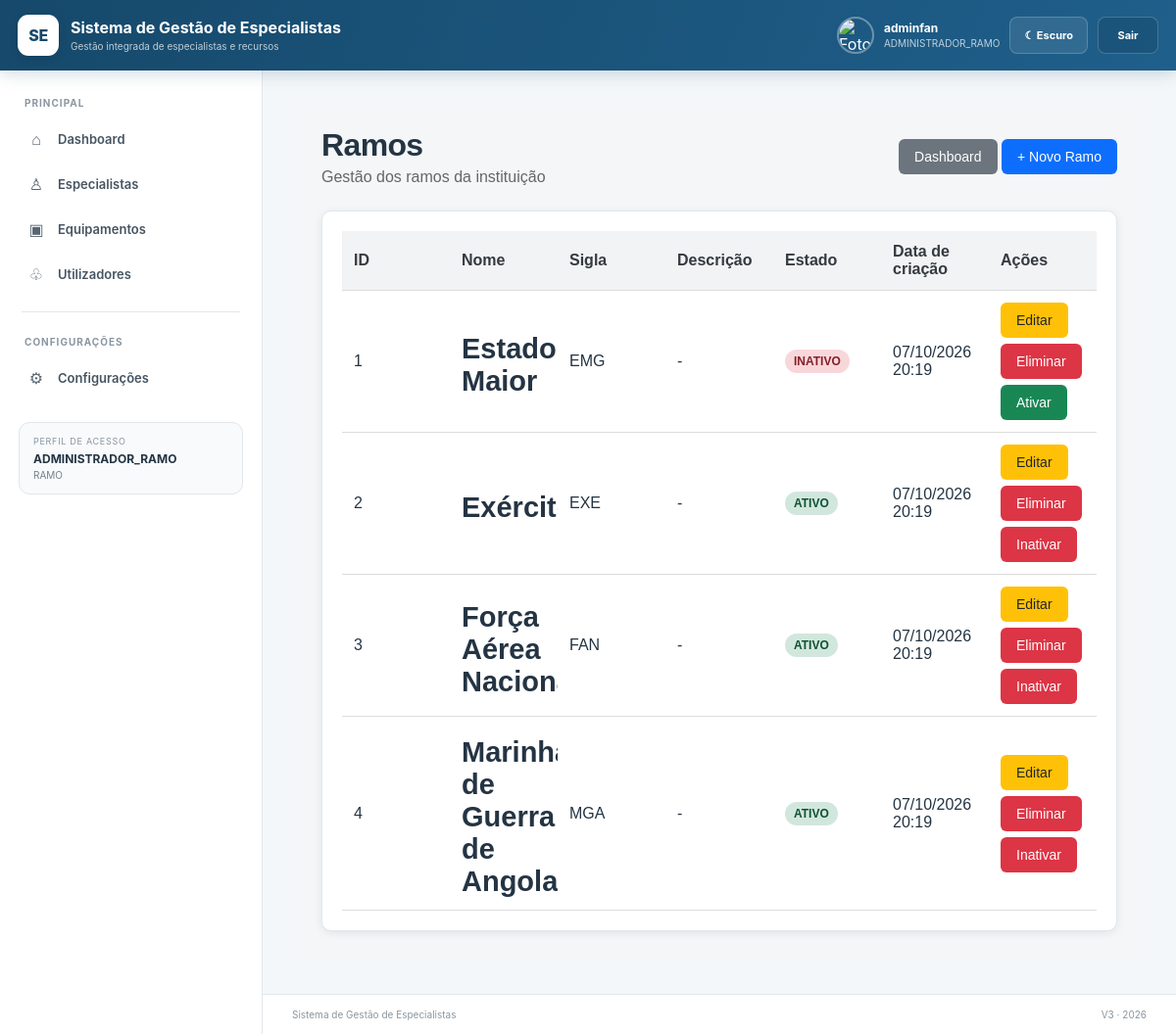
The app's page /modulos/configuracoes/ramos.php (signed in) with its own data.
### tables this page shows
CREATE TABLE `ramo` (
  `id_ramo` int(11) NOT NULL,
  `nome` varchar(150) NOT NULL,
  `sigla` varchar(30) NOT NULL,
  `descricao` text DEFAULT NULL,
  `logo` varchar(500) DEFAULT NULL,
  `imagem_fundo` varchar(500) DEFAULT NULL,
  `cor_principal` varchar(20) DEFAULT NULL,
  `ordem` int(11) NOT NULL DEFAULT 99,
  `cor_secundaria` varchar(20) DEFAULT NULL,
  `estado` enum('ATIVO','INATIVO') NOT NULL DEFAULT 'ATIVO',
  `data_criacao` datetime NOT NULL DEFAULT current_timestamp()
);

### App/config.php (called while the page is built, shortened)
<?php
function app_base_url(): string {
    $script = str_replace('\\','/', $_SERVER['SCRIPT_NAME'] ?? '');
    $pos = strpos($script, '/modulos/');
    if ($pos !== false) return substr($script, 0, $pos);
    $public = dirname($script);
    return $public === '/' || $public === '\\' || $public === '.' ? '' : rtrim($public, '/');
}
function app_url(string $path=''): string {
    $base = app_base_url();
    return $base . '/' . ltrim($path, '/');
}

### public/modulos/configuracoes/ramos.php (the view, shortened to what this page needs)
<?php
$pdo = db();
$stmt = $pdo->query("
    SELECT
        id_ramo,
        nome,
        sigla,
        descricao,
        estado,
        data_criacao
    FROM ramo
    ORDER BY nome ASC
");
$ramos = $stmt->fetchAll(PDO::FETCH_ASSOC);
function h($valor)
{
    return htmlspecialchars(
        (string)$valor,
        ENT_QUOTES,
        'UTF-8'
    );
}
require __DIR__ . '/../../layout/header.php';
?>
<div class="module-page module-ramos">
<div class="container">
    <div class="topo">
        <div>
            <h1>Ramos</h1>
            <p>
                Gestão dos ramos da instituição
            </p>
        </div>
        <div>
            <a
                href="<?= htmlspecialchars(app_url('modulos/dashboard.php')) ?>"
                class="btn btn-secondary"
            >
                Dashboard
            </a>
            <a
                href="ramo_novo.php"
                class="btn btn-primary"
            >
                + Novo Ramo
            </a>
        </div>
    </div>
    <div class="card">
        <?php if (!$ramos): ?>
            <div class="vazio">
                <p>
                    Ainda não existem ramos cadastrados.
                </p>
                <a
                    href="ramo_novo.php"
                    class="btn btn-primary"
                >
                    + Cadastrar Primeiro Ramo
                </a>
            </div>
        <?php else: ?>
            <table>
                <thead>
                <tr>
                    <th>ID</th>
                    <th>Nome</th>
                    <th>Sigla</th>
                    <th>Descrição</th>
                    <th>Estado</th>
                    <th>Data de criação</th>
                    <th>Ações</th>
                </tr>
                </thead>
                <tbody>
                <?php foreach ($ramos as $ramo): ?>
                    <tr>
                        <td>
                            <?= h($ramo['id_ramo']) ?>
                        </td>
                        <td>
                            <strong>
                                <?= h($ramo['nome']) ?>
                            </strong>
                        </td>
                        <td>
                            <?= h($ramo['sigla']) ?>
                        </td>
                        <td>
                            <?= h(
                                $ramo['descricao']
                                    ?: '-'
                            ) ?>
                        </td>
                        <td>
                            <?php if ($ramo['estado'] === 'ATIVO'): ?>
                                <span class="estado ativo">
                                    ATIVO
                                </span>
                            <?php else: ?>
                                <span class="estado inativo">
                                    INATIVO
                                </span>
                            <?php endif; ?>
                        </td>
                        <td>
                            <?= $ramo['data_criacao']
                                ? date(
                                    'd/m/Y H:i',
                                    strtotime(
                                        $ramo['data_criacao']
                                    )
                                )
                                : '-'
                            ?>
                        </td>
                        <td>
                            <div class="acoes">
                                <a
                                    href="ramo_editar.php?id=<?= (int)$ramo['id_ramo'] ?>"
                                    class="btn btn-warning"
                                >
                                    Editar
                                </a>
                                <a
                                    href="ramo_eliminar.php?id=<?= (int)$ramo['id_ramo'] ?>"
                                    class="btn btn-danger"
                                    onclick="return confirm('Tem certeza que deseja eliminar o ramo <?= h($ramo['nome']) ?>? Esta operação não poderá ser desfeita.');"
                                >
                                    Eliminar
                                </a>
                                <?php if ($ramo['estado'] === 'ATIVO'): ?>
                                    <a
                                        href="ramo_estado.php?id=<?= (int)$ramo['id_ramo'] ?>&estado=INATIVO"
                                        class="btn btn-danger"
                                        onclick="return confirm('Deseja inativar este ramo?');"
                                    >
                                        Inativar
                                    </a>
                                <?php else: ?>
                                    <a
                                        href="ramo_estado.php?id=<?= (int)$ramo['id_ramo'] ?>&estado=ATIVO"
                                        class="btn btn-success"
                                        onclick="return confirm('Deseja ativar este ramo?');"
                                    >
                                        Ativar
                                    </a>
                                <?php endif; ?>
                            </div>
                        </td>
                    </tr>
                <?php endforeach; ?>
                </tbody>
            </table>
        <?php endif; ?>
    </div>
</div>
</div>
<?php require __DIR__ . '/../../layout/footer.php'; ?>

### public/assets/css/app.css (style rules this page uses)
:root { --topbar:72px; --sidebar:268px; --azul:#1f5f8b; --azul-escuro:#16496b; --azul-suave:#eaf2f7; --fundo:#f4f7f9; --superficie:#ffffff; --borda:#e1e7ec; --texto:#243443; --suave:#72808d; --sombra:0 5px 20px rgba(24,45,65,.055); }
* { box-sizing:border-box; }
html, body { margin:0; padding:0; min-height:100%; font-family:Inter,Segoe UI,Arial,sans-serif; background:var(--fundo); color:var(--texto); }
body { min-height:100vh; }
a { color:inherit; text-decoration:none; }
.module-page { width:100%; max-width:none; margin:0 auto; min-width:0; }
.module-page h1 { color:var(--texto); letter-spacing:-.02em; }
.module-page .card, .module-page .panel { background:var(--superficie); border:1px solid var(--borda); border-radius:13px; padding:20px; box-shadow:var(--sombra); }
.module-page .card strong { display:block; font-size:29px; margin-top:8px; color:var(--texto); }
.module-page button, .module-page .btn { cursor:pointer; }
.btn { display:inline-flex; align-items:center; justify-content:center; text-decoration:none; border:0; padding:10px 15px; border-radius:8px; }
.btn-primary { background:var(--azul); color:#fff; }
.btn-secondary { background:#e7edf2; color:#30404e; }
.btn-danger { background:#b91c1c; color:#fff; }
.module-page { width:100%; max-width:none; }
.module-page h1 { color:var(--texto); }
.module-page .card strong { color:var(--texto); }
.module-page.module-equipamentos table, .module-page.module-ramos table { width:100%; table-layout:fixed; }
.module-page.module-equipamentos th, .module-page.module-equipamentos td, .module-page.module-ramos th, .module-page.module-ramos td { overflow:hidden; text-overflow:ellipsis; }
.module-page { min-width:0; }
.module-page table { max-width:100%; }

### public/modulos/configuracoes/ramos.php (style rules this page uses)
.module-page.module-ramos { font-family: Arial, sans-serif; background: #f4f6f8; margin: 0; padding: 30px; }
.module-page.module-ramos .container { max-width: 1200px; margin: auto; }
.module-page.module-ramos .topo { display: flex; justify-content: space-between; align-items: center; margin-bottom: 25px; gap: 20px; }
.module-page.module-ramos .topo h1 { margin: 0; }
.module-page.module-ramos .topo p { margin: 5px 0 0; color: #666; }
.module-page.module-ramos .btn { display: inline-block; padding: 10px 16px; border-radius: 6px; text-decoration: none; border: none; cursor: pointer; font-size: 14px; white-space: nowrap; }
.module-page.module-ramos .btn-primary { background: #0d6efd; color: white; }
.module-page.module-ramos .btn-secondary { background: #6c757d; color: white; }
.module-page.module-ramos .btn-warning { background: #ffc107; color: #212529; }
.module-page.module-ramos .btn-success { background: #198754; color: white; }
.module-page.module-ramos .btn-danger { background: #dc3545; color: white; }
.module-page.module-ramos .card { background: white; border-radius: 10px; padding: 20px; box-shadow: 0 2px 10px rgba(0, 0, 0, .08); overflow: hidden; }
.module-page.module-ramos table { width: 100%; border-collapse: collapse; table-layout: fixed; }
.module-page.module-ramos th, .module-page.module-ramos td { padding: 12px; border-bottom: 1px solid #ddd; text-align: left; vertical-align: middle; }
.module-page.module-ramos th { background: #f1f3f5; color: #343a40; }
.module-page.module-ramos .estado { display: inline-block; padding: 5px 9px; border-radius: 20px; font-size: 12px; font-weight: bold; }
.module-page.module-ramos .ativo { background: #d1e7dd; color: #0f5132; }
.module-page.module-ramos .inativo { background: #f8d7da; color: #842029; }
.module-page.module-ramos .acoes { display: flex; gap: 6px; flex-wrap: wrap; }

### records on screen
ramo: id_ramo "1", nome "Estado Maior", sigla "EMG", descricao "-", estado "INATIVO", data_criacao "07/10/2026 20:19"
ramo: id_ramo "2", nome "Exér…", sigla "EXE", descricao "-", estado "ATIVO", data_criacao "07/10/2026 20:19"
ramo: id_ramo "3", nome "Forç…", sigla "FAN", descricao "-", estado "ATIVO", data_criacao "07/10/2026 20:19"
ramo: id_ramo "4", nome "Mari…", sigla "MGA", descricao "-", estado "ATIVO", data_criacao "07/10/2026 20:19"

### other values on screen
$nomeUtilizador "adminfan"
$perfilUtilizador "ADMINISTRADOR_RAMO"
$u['perfil'] "ADMINISTRADOR_RAMO"
$nivel ?: '—' "RAMO"
